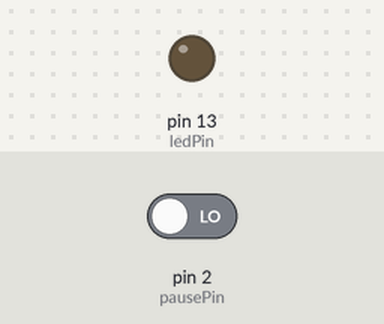
Bench run of a sketch on a simulated Arduino Uno, built with avr-gcc and run on an emulated ATmega328P. Shown: output pins drawn as LEDs (lit = HIGH). Dashed ring = blinking. The inputs (shaded band) are chosen by the test bench; at power-on: pin 2 (pausePin) LOW.

Above: at 0.1 s.
At 2.7 s:
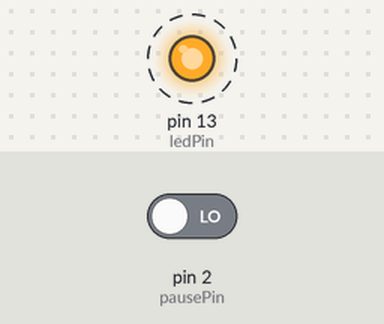
2.8 s: pin 2 (pausePin) driven LOW
Timing chart, 0 to 15.5 s (numbered marks = the images above; inputs shaded):
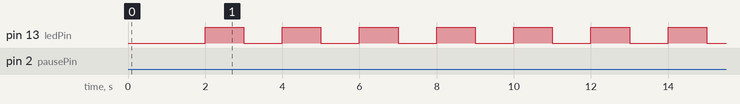

Measured:
- by itself, pin 13 (ledPin): alternates HIGH for 1.0 s and LOW for 1.0 s

The sketch:

Firmware.ino
```cpp
#include <MsTimer2.h>
#include <avr/sleep.h>

const int ledPin = 13; // Change this!
const int pauseInterrupt = 0; // This will equal pause pin on Arduino Due
const int pausePin = 2; // Change this!

boolean ledOut = false;

void setup() {
    pinMode(pausePin, INPUT);
    attachInterrupt(pauseInterrupt, sleepNow, HIGH); // If switch closed, call sleepNow

    pinMode(ledPin, OUTPUT);
    MsTimer2::set(1000, flash); // Flash led at 1 second
    MsTimer2::start();
}

void loop() {

}

void sleepNow() {
    digitalWrite(ledPin, HIGH);
    while (digitalRead(pausePin) != LOW) {;} // Only resume execution once pin goes low
}

void flash() {
    digitalWrite(ledPin, ledOut);
    ledOut = !ledOut;
}
```
